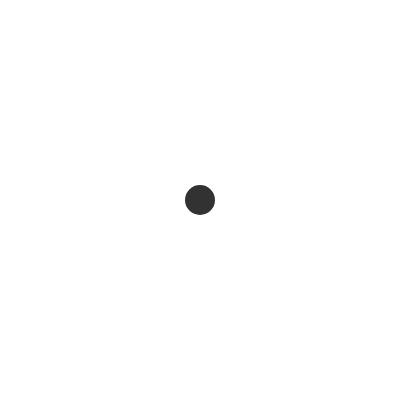
Frame 1 (no input)
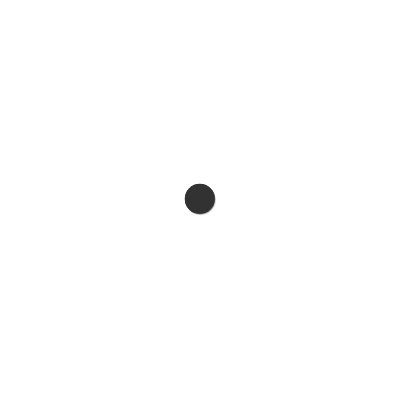
Frame 60 (no input)
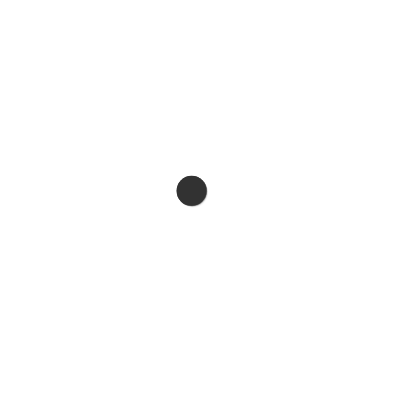
Frame 120 (the mouse pressed at the canvas centre since frame 60)

The p5.js sketch that drew these frames (run headless with seeded random() and noise() and a simulated clock; from frame 60 on, the mouse is pressed at the canvas centre):

// p5.js sketch
// ── sketch.js
let x = 200, y = 200

function setup() {

  createCanvas(400, 400);
  noStroke();
}

function draw() {

  background(255,64);
  
  fill(50);
  ellipse(x, y, 30, 30);
  x += noise(frameCount/100) -.5;
  y += noise(frameCount/90) -.5;
}
